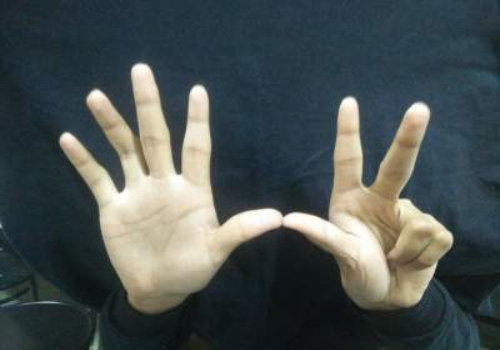
#> input picture SIFT,SURF/1.png, 500 x 350 px
$ python SIFT.py
#> lines starting #> are read from the running program, lines starting #| are printed output that depends on the picture; after the words box and inside, x2 and y2 are one past the last pixel; in counts of white or black regions, pixels touching at a corner belong together
#> further down, img2 is the input picture: shape (350, 500, 3); mean B, G, R 80.9, 81.5, 73.2
import numpy as np
import cv2
from matplotlib import pyplot as plt
import time

images=['1.png','2.png','3.png','4.png','5.png','6.png','7.png','8.png','9.png','10.png','11.png','12.png','13.png','14.png','16.png','17.png','18.png','19.png']


# Initiate SURF detector
sift = cv2.xfeatures2d.SIFT_create()
# BFMatcher with default params
bf = cv2.BFMatcher()

# Perform thresholding for detecting hand
def thresholding(image):
    #resized_image = cv2.resize(image, (500, 500))
    # convert to grayscale
    grey = cv2.cvtColor(image, cv2.COLOR_BGR2GRAY)
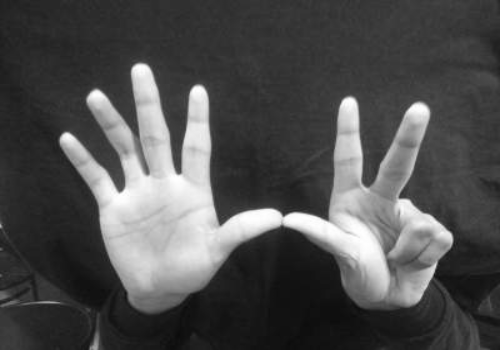
#> grey: shape (350, 500); min 10, max 255, mean 79
    # applying gaussian blur
    value = (35, 35)
    blurred = cv2.GaussianBlur(grey, value, 0)
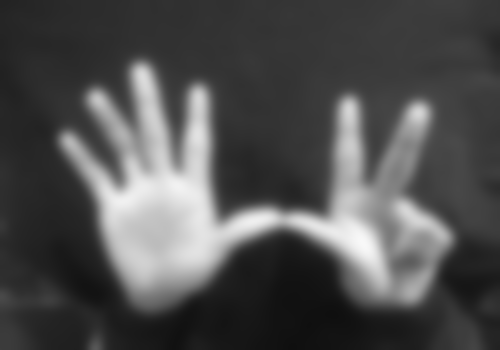
#> blurred: shape (350, 500); min 15, max 248, mean 79
    # thresholding: Otsu's Binarization method
    _, thresh1 = cv2.threshold(blurred, 127, 255,cv2.THRESH_BINARY_INV+cv2.THRESH_OTSU)
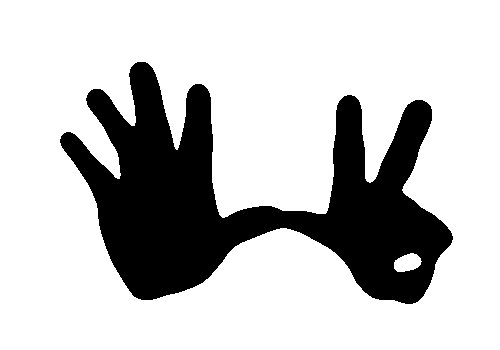
#> thresh1: shape (350, 500); 76.6% white; 1 black region, box (x1, y1, x2, y2) and area: (60, 62, 453, 304) 40915
    return thresh1

# Descriptor for db images
dic={}
for image in images:
        img2 = cv2.imread(image,1)
        thresh_img2=thresholding(img2)
        kp2, des2 = sift.detectAndCompute(thresh_img2,None)
#> kp2 = 59 keypoints; strongest (x, y, size): (407, 263, 13.8), (159, 203, 100.3), (416, 119, 23.4), (72, 144, 15.3)
#> (the run stopped early here; a loop or call above may not have finished)
